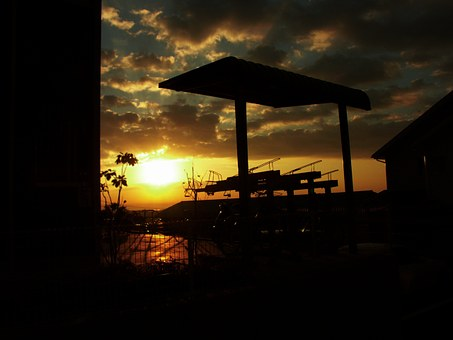
//> input picture 5_Intensity/reverse_light_1.jpg, 453 x 340 px
$ ./3   (built with g++ and OpenCV 4)
//> lines starting //> are read from the running program, lines starting //| are printed output that depends on the picture
/*
3. Apply gamma correction on reverse_light_1.jpg
- read the file as a gray-scale image
- Generate an image by add 50 to each pixel
- Also generate an image by performing gamma correction
*/

#include "cv.hpp"
#include <iostream>

using namespace std;
using namespace cv;

int main() {

	Mat image_add = imread("reverse_light_1.jpg", 0);
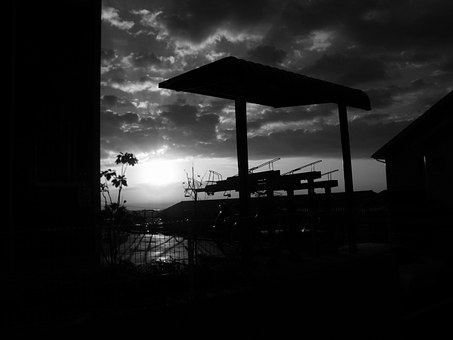
//> image_add: 340 rows x 453 cols, CV_8UC1; min 0, max 255, mean 29.2
	Mat image_gamma = imread("reverse_light_1.jpg", 0);
	float gamma = 0.6;
	unsigned char pix[256];
	MatIterator_<uchar> it, end;
	imshow("Original_image", image_add);

	//add50
	for (it = image_add.begin<uchar>(), end = image_add.end<uchar>(); it != end; it++)
	{
		*it = saturate_cast<uchar>(*it + 50);
	}

	//gamma correction
	for (int i = 0; i < 256; i++){
		pix[i] = saturate_cast<uchar>(pow((float)(i / 255.0), gamma) * 255.0f);
	}
	for (it = image_gamma.begin<uchar>(), end = image_gamma.end<uchar>(); it != end; it++){
		*it = pix[(*it)];
	}

	imshow("add50", image_add);
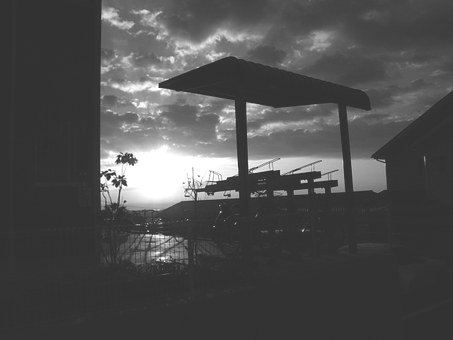
//> window 'add50': 340 rows x 453 cols, CV_8UC1; min 50, max 255, mean 78.7
	imshow("gamma", image_gamma);
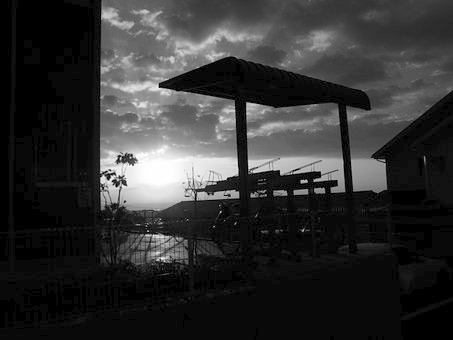
//> window 'gamma': 340 rows x 453 cols, CV_8UC1; min 0, max 255, mean 49.6
	waitKey(0);

	return 0;
}
